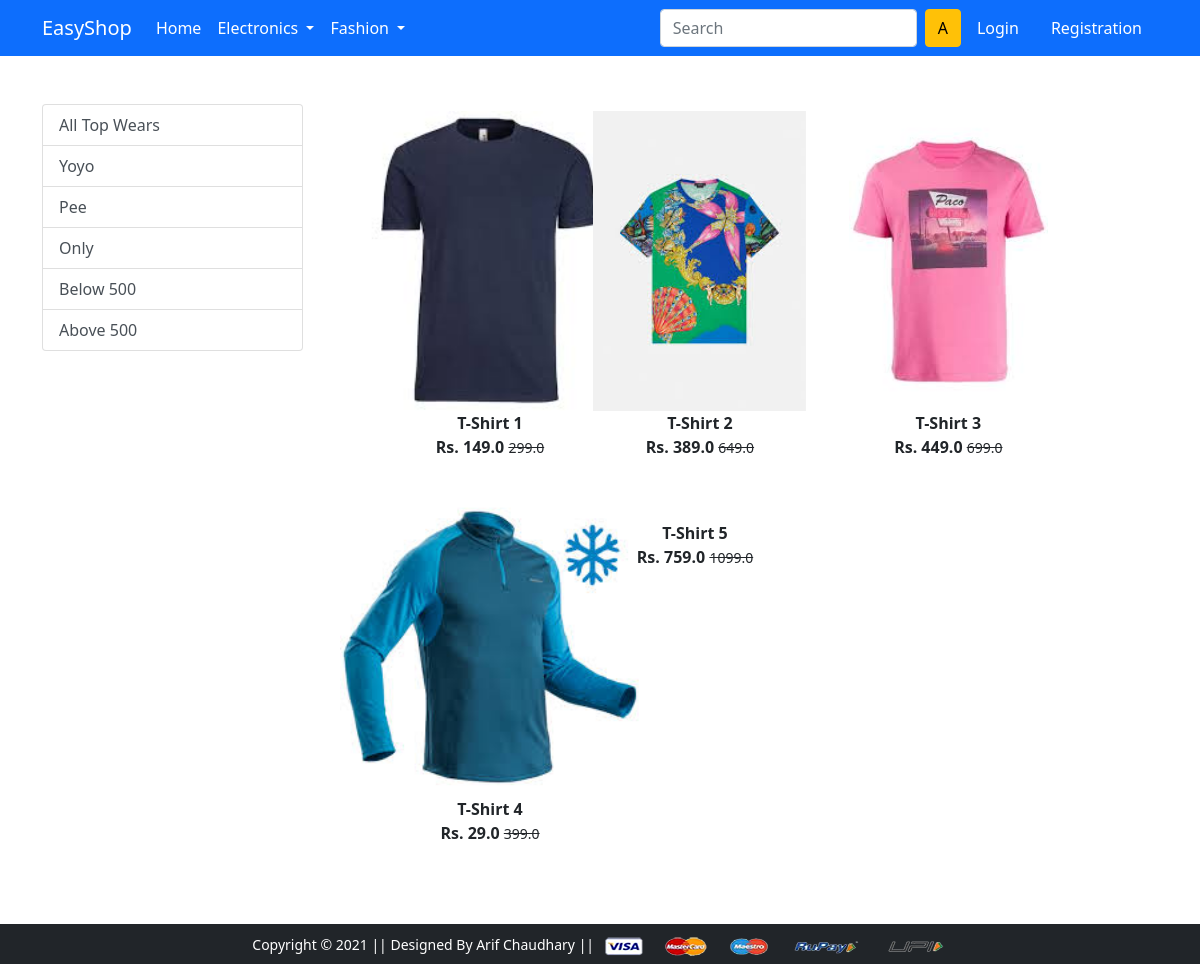
Screenshot of /topwear/ with the database file from the repository.
### app/models.py (models this page shows, shortened)
class Product(models.Model):
    title=models.CharField(max_length=100)
    selling_price=models.FloatField()
    discounted_price=models.FloatField()
    description=models.TextField()
    brand=models.CharField(max_length=100)
    category=models.CharField(choices=CATEGORY_CHOICES, max_length=2)
    product_image=models.ImageField(upload_to='productimg')

### app/views.py (the view)
# urls.py: path('topwear/', views.topwear, name='topwear'),
def topwear(request, data=None):
    if data==None:
        topwears=Product.objects.filter(category='TW')
    elif data=='Yoyo' or data=='Pee' or data=='Only':
        topwears=Product.objects.filter(category='TW').filter(brand=data)
    elif data=='below':
        topwears=Product.objects.filter(category='TW').filter(discounted_price__lt=500)
    elif data=='above':
        topwears=Product.objects.filter(category='TW').filter(discounted_price__gt=500)
    return render(request, 'app/topwear.html', {'topwears':topwears})

### app/templates/app/topwear.html (shortened to what this page needs)
{% extends 'app/base.html' %}
{% load static %}
{% block main-content %}
<div class="container my-5">
 <div class="row">
  <div class="col-sm-3">
   <div class="list-group">
    <a href="{% url 'topwear' %}" class="list-group-item list-group-item-action"
    aria-current="true">All Top Wears</a>
    <a href="{% url 'topweardata' 'Yoyo' %}" class="list-group-item list-group-item-action"
    aria-current="true">Yoyo</a>
    <a href="{% url 'topweardata' 'Pee' %}" class="list-group-item list-group-item-action"
    aria-current="true">Pee</a>
    <a href="{% url 'topweardata' 'Only' %}" class="list-group-item list-group-item-action"
    aria-current="true">Only</a>
    <a href="{% url 'topweardata' 'below' %}" class="list-group-item list-group-item-action"
    aria-current="true">Below 500</a>
    <a href="{% url 'topweardata' 'above' %}" class="list-group-item list-group-item-action"
    aria-current="true">Above 500</a>
   </div>
  </div>
  <div class="col-sm-8">
   <div class="row">
    {% for product in topwears %}
        <div class="col-sm-4 text-center mb-4">
            <a href="{% url 'product-detail' product.id %}" class="btn">
                <div class="item">
                    <img src="{{product.product_image.url}}" alt="" height="300" class="">
                    <div class="fw-bold">{{product.title}}</div>
                    <div class="fw-bold">Rs. {{product.discounted_price}}
                    <small class="fw-light text-decoration-line-through">{{product.selling_price}}</small></div>
                </div>
            </a>
        </div>
    {% endfor %}
   </div>
  </div>
 </div>
</div>
{% endblock main-content %}

### rows the page displays
Product: product_image (picture), title "T-Shirt 1", discounted_price "149.0", selling_price "299.0"
Product: product_image (picture), title "T-Shirt 2", discounted_price "389.0", selling_price "649.0"
Product: product_image (picture), title "T-Shirt 3", discounted_price "449.0", selling_price "699.0"
Product: product_image (picture), title "T-Shirt 4", discounted_price "29.0", selling_price "399.0"
Product: title "T-Shirt 5", discounted_price "759.0", selling_price "1099.0"
